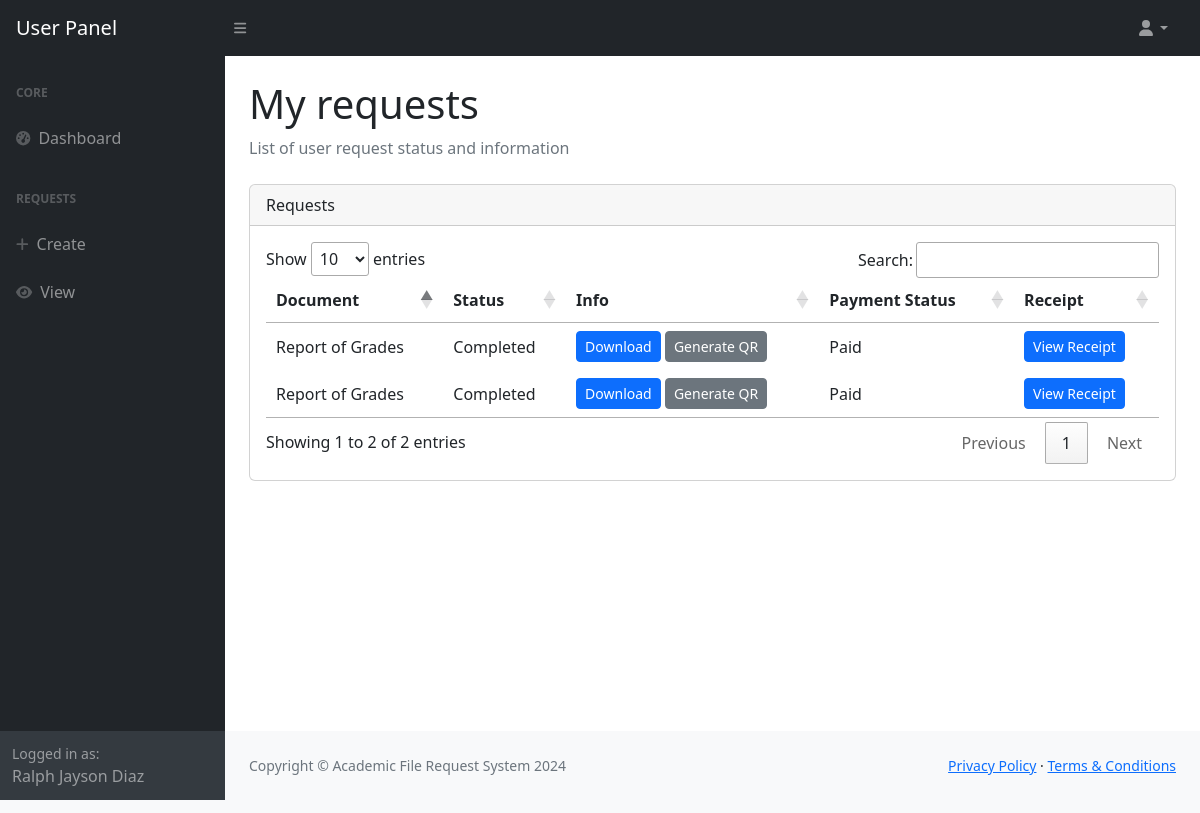
The page /request/user/ (signed in) on the database its author committed.
### onlinerequest/models.py (models this page shows, shortened)
class Record(models.Model):
    user_number = models.CharField(max_length=10)
    first_name = models.CharField(max_length=64)
    last_name = models.CharField(max_length=64)
    course_code = models.CharField(max_length=5)
    middle_name = models.CharField(max_length=64, default='De Guz Man')
    contact_no = models.IntegerField(default='09667614313')
    entry_year_from = models.IntegerField()
    entry_year_to = models.IntegerField()

class User_Request(models.Model):
    user = models.ForeignKey(User, on_delete=models.CASCADE, related_name='user_requests')
    request = models.ForeignKey(Request, on_delete=models.CASCADE, related_name='user_requests')
    status = models.CharField(max_length=64)
    uploads = models.TextField()
    requested = models.CharField(max_length=256, default="")
    purpose = models.CharField(max_length=256, blank=True)
    number_of_copies = models.IntegerField(default=1)
    uploaded_payment = models.TextField(blank=True)
    payment_status = models.CharField(max_length=10, default="Processing", blank=True)
    schedule = models.DateTimeField(null=True, blank=True)  # Pickup schedule
    date_release = models.DateTimeField(null=True, blank=True)  # Date of release/pickup
    created_at = models.DateTimeField(auto_now_add=True)
    updated_at = models.DateTimeField(auto_now=True)

class Request(models.Model):
    description = models.CharField(max_length=256)
    files_required = models.CharField(max_length=256)
    document = models.ForeignKey(Document, on_delete=models.CASCADE)
    price = models.CharField(max_length=6, default=1.00)
    def __str__(self):
        return self.document.description

class Document(models.Model):
    code = models.CharField(max_length=64)
    description = models.CharField(max_length=64)
    active = models.BooleanField(default=True)

### onlinerequest/views/request_user.py (the view, shortened to what this page needs)
# urls.py: path('request/user/', request_user.display_user_requests),
def display_user_requests(request):
    try:
        if not request.user.is_authenticated:
            return render(request, 'user/request/view-user-request.html', {
                'user_requests': [],
                'message': 'Please log in to view your requests'
            })
        user_requests = User_Request.objects.filter(user=request.user)
        for user_request in user_requests:
            if user_request.requested:
                key = generate_key_from_user(str(user_request.id))
                decrypted_hash = decrypt_data(user_request.requested, key)
                base_path = os.path.join(settings.MEDIA_ROOT, 'onlinerequest', 'static', 'user_request', str(user_request.id), 'approved')
            if not user_request.uploaded_payment:
                user_request.payment_status = "Pending payment"
                user_request.save()
        return render(request, 'user/request/view-user-request.html', {'user_requests': user_requests})
    except Exception as e:
        import traceback
        error_details = traceback.format_exc()
        print(error_details)  # Log the full traceback
        return HttpResponse(f"Error displaying user requests: {str(e)}")

### onlinerequest/context_processors.py (called while the page is built)
def user_record(request):
    if request.user.is_authenticated:
        try:
            user_record = Record.objects.get(user_number=request.user.student_number)
            return {'user_record': user_record}
        except Record.DoesNotExist:
            return {'user_record': None}
    return {'user_record': None}

def request_forms(request):
    request_forms = Request.objects.all()
    return {'request_forms': request_forms}

def user_profile(request):
    if request.user.is_authenticated:
        try:
            profile = Profile.objects.get(user=request.user)
            return {'user_profile': profile}
        except Profile.DoesNotExist:
            return {'user_profile': None}
    return {'user_profile': None}

def user_requests(request):
    if request.user.is_authenticated:
        from onlinerequest.models import User_Request
        user_requests = User_Request.objects.filter(user=request.user)
        return {'user_requests_global': user_requests}
    return {'user_requests_global': []}

def courses(request):
    all_courses = Course.objects.all()
    return {'all_courses': all_courses}

### onlinerequest/models.py (called while the page is built)
def generate_key_from_user(user_id):
    return hashlib.sha256(str(user_id).encode()).digest()

def decrypt_data(encrypted_data, key):
    if not encrypted_data:
        return ''
    try:
        encrypted_bytes = base64.b64decode(encrypted_data.encode('utf-8'))
        nonce = encrypted_bytes[:16]
        tag = encrypted_bytes[16:32]
        ciphertext = encrypted_bytes[32:]
        cipher = AES.new(key, AES.MODE_EAX, nonce=nonce)
        data = cipher.decrypt_and_verify(ciphertext, tag)
        return data.decode('utf-8')
    except:
        return ''

### onlinerequest/templates/user/request/view-user-request.html (shortened to what this page needs)
{% load static %}
<!DOCTYPE html>
<html lang="en">
<head>
    {% include 'header.html' %}
</head>
<body class="sb-nav-fixed">
    {% include 'user/user-topnav.html' %}
    <div id="layoutSidenav">
        {% include 'user/user-sidenav.html' %}
        <div id="layoutSidenav_content">
            <main>
                <div class="container-fluid px-4">
                    <h1 class="mt-4">My requests</h1>
                    <ol class="breadcrumb mb-4">
                        <li class="breadcrumb-item active">List of user request status and information</li>
                    </ol>
                    <div class="card mb-4">
                        <div class="card-header">
                            <div class="d-flex justify-content-between align-items-center">
                                <span class="fs-6">Requests</span>
                            </div>
                        </div>
                        <div class="card-body">
                            <table id="datatable">
                                <thead>
                                    <th>Document</th>
                                    <th>Status</th>
                                    <th>Info</th>
                                    <th>Payment Status</th>
                                    <th>Receipt</th>
                                </thead>
                                <tbody>
                                {% if user_requests %}
                                    {% for user_request in user_requests %}
                                        <tr>
                                            <td>{{ user_request.request }}</td>
                                            <td>{{ user_request.status }}</td>
                                            <td>
                                                {% if user_request.status == "For Pickup" or user_request.status == "for pickup" or user_request.status == "pickup" or user_request.status == "PICKUP" %}
                                                    <button class="btn btn-info btn-sm" data-bs-toggle="modal" data-bs-target="#infoModal{{ user_request.id }}">For Pickup - View Info</button>
                                                {% elif user_request.status == "Completed" and user_request.requested %}
                                                    <a class="btn btn-primary btn-sm" href="{% static user_request.requested %}" download>Download</a>
                                                    <button class="btn btn-secondary btn-sm" onclick="generateQR('{{ user_request.id }}')">Generate QR</button>
                                                {% elif user_request.status == "Completed" %}
                                                    <button class="btn btn-info btn-sm" data-bs-toggle="modal" data-bs-target="#infoModal{{ user_request.id }}">Completed - View Info</button>
                                                {% else %}
                                                    In process
                                                {% endif %}
                                            </td>
                                            <td>
                                                {% if user_request.uploaded_payment %}
                                                    {{ user_request.payment_status }}
                                                {% else %}
                                                    Pending payment
                                                {% endif %}
                                            </td>
                                            <td>
                                                {% if user_request.payment_status == "Paid" %}
                                                    <button class="btn btn-primary btn-sm" data-bs-toggle="modal" data-bs-target="#receiptModal{{ user_request.id }}">View Receipt</button>
                                                {% elif user_request.payment_status == "Failed" %}
                                                    <button class="btn btn-danger btn-sm" onclick="openPaymentTab('{{ user_request.id }}')">Resend payment</button>
                                                {% elif not user_request.uploaded_payment %}
                                                    <button class="btn btn-success btn-sm" onclick="openPaymentTab('{{ user_request.id }}')">Pay Now</button>
                                                {% else %}
                                                    N/A
                                                {% endif %}
                                            </td>
                                        </tr>
                                    {% endfor %}
                                {% endif %}
                                </tbody>
                            </table>
                        </div>
                    </div>
                </div>
            </main>
            <footer class="py-4 bg-light mt-auto">
                <div class="container-fluid px-4">
                    <div class="d-flex align-items-center justify-content-between small">
                        <div class="text-muted">Copyright &copy; Academic File Request System 2024</div>
                        <div>
                            <a href="#">Privacy Policy</a>
                            &middot;
                            <a href="#">Terms &amp; Conditions</a>
                        </div>
                    </div>
                </div>
            </footer>
        </div>
    </div>
    <footer class="py-4 bg-light mt-auto">
        <div class="container-fluid px-4">
            <div class="d-flex align-items-center justify-content-between small">
                <div class="text-muted">Copyright &copy; Academic File Request System 2024</div>
                <div>
                    <a href="#">Privacy Policy</a>
                    <a href="#">Terms &amp; Conditions</a>
                </div>
            </div>
        </div>
    </footer>
</body>
</html>

### onlinerequest/templates/user/user-sidenav.html (shortened to what this page needs)
<div id="layoutSidenav_nav">
    <nav class="sb-sidenav accordion sb-sidenav-dark" id="sidenavAccordion">
        <div class="sb-sidenav-menu">
            <div class="nav">
                <div class="sb-sidenav-menu-heading">Core</div>
                <a class="nav-link" href="/user/dashboard/">
                    <div class="sb-nav-link-icon"><i class="fas fa-tachometer-alt"></i></div>
                    Dashboard
                </a>
                <div class="sb-sidenav-menu-heading">Requests</div>
                <a class="nav-link" href="/request/">
                    <div class="sb-nav-link-icon"><i class="fas fa-plus"></i></div>
                    Create
                </a>
                <a class="nav-link" href="/request/user/">
                    <div class="sb-nav-link-icon"><i class="fas fa-eye"></i></div>
                    View
                </a>
            </div>
        </div>
        <div class="sb-sidenav-footer">
            <div class="small">Logged in as:</div>
            {{ user_record.first_name|default:'Username' }} {{ user_record.last_name|default:'' }}
        </div>
    </nav>
</div>

### onlinerequest/templates/user/user-sidenav.html (style rules this page uses)
table.dataTable thead th { padding: 10px; }

### rows shown on the page
Record: first_name "Ralph Jayson", last_name "Diaz"
User_Request: request "Report of Grades", status "Completed", payment_status "Paid"
User_Request: request "Report of Grades", status "Completed", payment_status "Paid"
